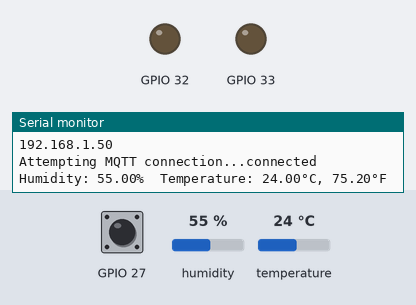
This sketch was run on a simulated ESP32. On the bench: output pins drawn as LEDs (lit = HIGH), the last lines printed to the serial monitor. Inputs (shaded band) come from the test bench; at power-on: GPIO 27 LOW, humidity 55 %, temperature 24 °C. WiFi joins after 1.5 s; servers stay silent unless stated; no MQTT or app messages arrive unless stated.

Above: at 2.7 s.
2.8 s: GPIO 27 driven HIGH
At 4.2 s:
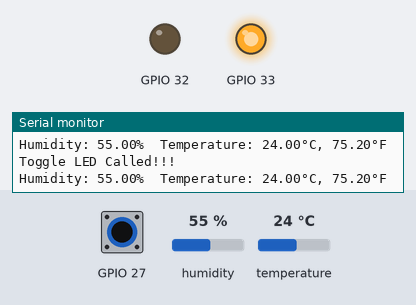
10.1 s: GPIO 27 pulsed LOW 5 times (0.12 s each, 0.3 s apart)
At 12.6 s:
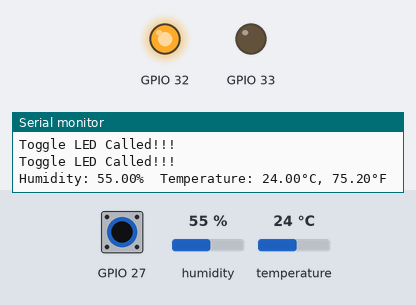
Timing chart, 0 to 14.1 s (numbered marks = the images above; inputs shaded):
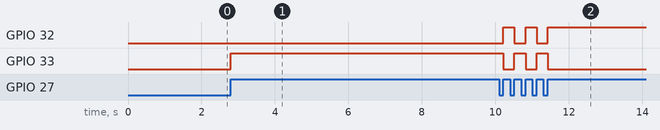

Measured:
- after the input at 2.8 s, GPIO 33: LOW → HIGH at once
- after the input at 10.1 s, GPIO 32: alternates HIGH for 0.30 s and LOW for 0.30 s, 5 changes in all, then stays HIGH, starting after 0.12 s; GPIO 33: alternates HIGH for 0.30 s and LOW for 0.30 s, 5 changes in all, then stays LOW, starting after 0.12 s

The sketch:

blink.ino
```cpp
#include "DHT.h"
#include <WiFi.h>
#include <PubSubClient.h>
#include <Wire.h>

#define DHTPIN 26
#define DHTTYPE DHT11

DHT dht(DHTPIN, DHTTYPE);

int toggle=1;
void IRAM_ATTR toggleLED(){
  // Code for the blinking LED Part
  Serial.println("Toggle LED Called!!!");
  if (toggle==0){
    //blink red
    digitalWrite(32, 1);
    digitalWrite(33, 0);
  } else {
    //blink white
    digitalWrite(33, 1);
    digitalWrite(32, 0);
  }
  if (toggle==1){
        toggle=0;
      } else {
        toggle=1;
      }
}

//Wifi and MQTT broker data
const char* ssid = "WiFi-2.4-743C";
const char* password = "CU1gd6p12yRY";
const char* mqtt_server = "broker.emqx.io";

WiFiClient espClient;
PubSubClient client(espClient);
long lastMsg = 0;
char msg[50];
int value = 0;

// the setup function runs once when you press reset or power the board
void setup() {
  Serial.begin(115200);
  // initialize digital pins for input and output.
  pinMode(32, OUTPUT);
  pinMode(33, OUTPUT);
  pinMode(27, INPUT);

  //For DH11 setup
  dht.begin();
  attachInterrupt(27, toggleLED, RISING);
  //Wifi and MQTT setup
  setup_wifi();
  client.setServer(mqtt_server, 1883);
  client.setCallback(callback);
}

void setup_wifi() {
  delay(10);
  // We start by connecting to a WiFi network
  Serial.println();
  Serial.print("Connecting to ");
  Serial.println(ssid);

  WiFi.begin(ssid, password);

  while (WiFi.status() != WL_CONNECTED) {
    delay(500);
    Serial.print(".");
  }

  Serial.println("");
  Serial.println("WiFi connected");
  Serial.println("IP address: ");
  Serial.println(WiFi.localIP());
}

void callback(char* topic, byte* message, unsigned int length) {
  Serial.print("Message arrived on topic: ");
  Serial.print(topic);
  Serial.print(". Message: ");
  String messageTemp;

  for (int i = 0; i < length; i++) {
    Serial.print((char)message[i]);
    messageTemp += (char)message[i];
  }
  Serial.println();
}

void reconnect() {
  // Loop until we're reconnected
  while (!client.connected()) {
    Serial.print("Attempting MQTT connection...");
    // Attempt to connect
    if (client.connect("ESP8266Client")) {
      Serial.println("connected");
      // Subscribe
      client.subscribe("esp32/output");
    } else {
      Serial.print("failed, rc=");
      Serial.print(client.state());
      Serial.println(" try again in 5 seconds");
      // Wait 5 seconds before retrying
      delay(5000);
    }
  }
}

 void dht_get_data(){
  delay(1000);
  float h = dht.readHumidity();
  float t = dht.readTemperature();
  float f = dht.readTemperature(true);

  if (isnan(h) || isnan(t) || isnan(f)) {
    Serial.println("Echec reception");
    return;
  }

  Serial.print("Humidity: ");
  Serial.print(h);
  Serial.print("%  Temperature: ");
  Serial.print(t);
  Serial.print("°C, ");
  Serial.print(f);
  Serial.println("°F");

  //Final string to return
  sprintf(msg, "Humidity: %.3f Temperature: %.3f", h, t);
}

// the loop function runs over and over again forever
void loop() {
  //For client connections
  if (!client.connected()) {
    reconnect();
  }
  client.loop();

  long now = millis();
  if (now - lastMsg > 1000) {
    dht_get_data();
    lastMsg = now;
    client.publish("krishna_topic_2", msg);
  }
}
```
